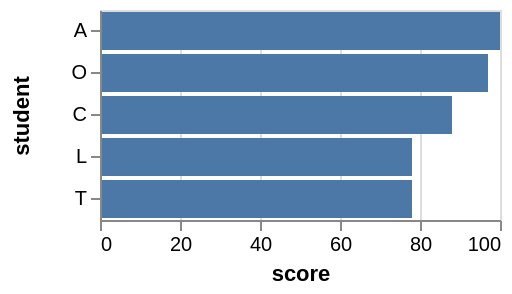

The specification (Vega-Lite) saved for this image:
### Vega specification from a JSON file in a GitHub repository (floating-point values rounded to 4 significant figures)
{"$schema": "https://vega.github.io/schema/vega/v3.0.json", "description": "A bar graph showing the scores of the top 5 students. This shows an example of the window transform, for how the top K (5) can be filtered, and also how a rank can be computed for each student.", "autosize": "pad", "padding": 5, "width": 200, "style": "cell", "data": [{"name": "source_0", "values": [{"student": "A", "score": 100}, {"student": "B", "score": 56}, {"student": "C", "score": 88}, {"student": "D", "score": 65}, {"student": "E", "score": 45}, {"student": "F", "score": 23}, {"student": "G", "score": 66}, {"student": "H", "score": 67}, {"student": "I", "score": 13}, {"student": "J", "score": 12}, {"student": "K", "score": 50}, {"student": "L", "score": 78}, {"student": "M", "score": 66}, {"student": "N", "score": 30}, {"student": "O", "score": 97}, {"student": "P", "score": 75}, {"student": "Q", "score": 24}, {"student": "R", "score": 42}, {"student": "S", "score": 76}, {"student": "T", "score": 78}, {"student": "U", "score": 21}, {"student": "V", "score": 46}]}, {"name": "data_0", "source": "source_0", "transform": [{"type": "formula", "expr": "toNumber(datum[\"score\"])", "as": "score"}, {"type": "window", "params": [null], "as": ["rank"], "ops": ["rank"], "fields": [null], "sort": {"field": ["score"], "order": ["descending"]}, "groupby": ["Student"], "frame": [null, null]}, {"type": "filter", "expr": "datum.rank <= 5"}]}, {"name": "data_1", "source": "data_0", "transform": [{"type": "filter", "expr": "datum[\"score\"] !== null && !isNaN(datum[\"score\"])"}]}], "signals": [{"name": "y_step", "value": 21}, {"name": "height", "update": "bandspace(domain('y').length, 0.1, 0.05) * y_step"}], "marks": [{"name": "marks", "type": "rect", "style": ["bar"], "from": {"data": "data_1"}, "encode": {"update": {"fill": {"value": "#4c78a8"}, "x": {"scale": "x", "field": "score"}, "x2": {"scale": "x", "value": 0}, "y": {"scale": "y", "field": "student"}, "height": {"scale": "y", "band": true}}}}], "scales": [{"name": "x", "type": "linear", "domain": {"data": "data_1", "field": "score"}, "range": [0, {"signal": "width"}], "nice": true, "zero": true}, {"name": "y", "type": "band", "domain": {"data": "data_0", "field": "student", "sort": {"field": "score", "op": "average", "order": "descending"}}, "range": {"step": {"signal": "y_step"}}, "paddingInner": 0.1, "paddingOuter": 0.05}], "axes": [{"scale": "x", "orient": "bottom", "title": "score", "labelFlush": true, "labelOverlap": true, "tickCount": {"signal": "ceil(width/40)"}, "zindex": 1}, {"scale": "x", "orient": "bottom", "grid": true, "tickCount": {"signal": "ceil(width/40)"}, "gridScale": "y", "domain": false, "labels": false, "maxExtent": 0, "minExtent": 0, "ticks": false, "zindex": 0}, {"scale": "y", "orient": "left", "title": "student", "zindex": 1}], "config": {"axisY": {"minExtent": 30}}}
